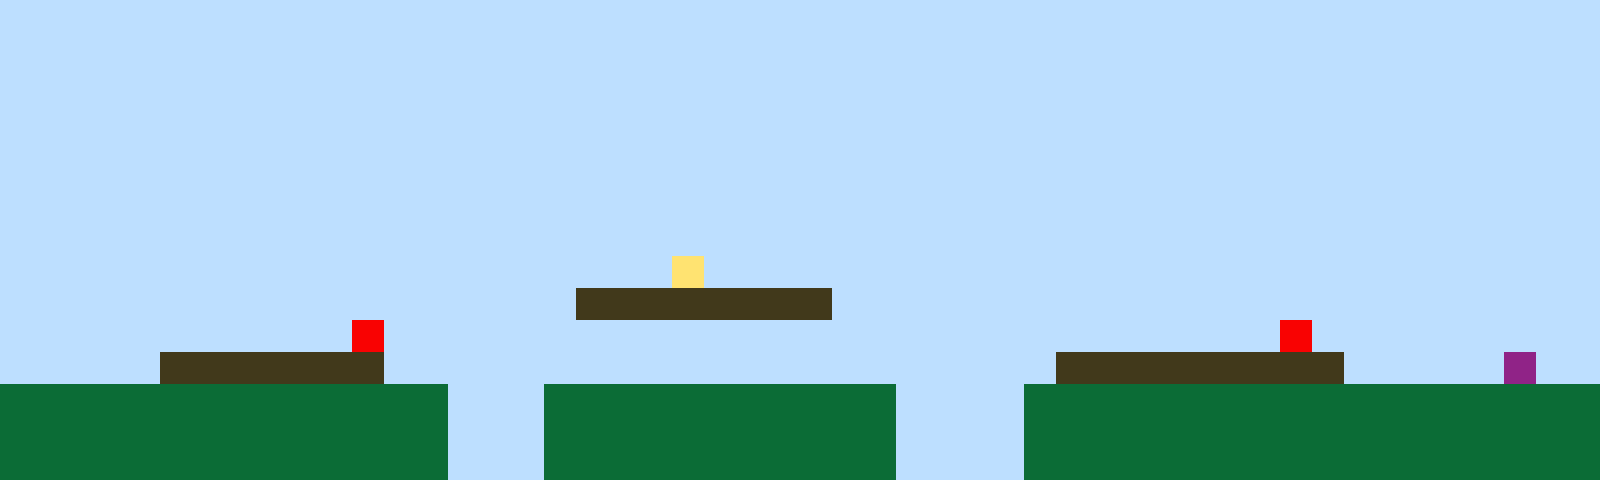

This game map was drawn from its Tiled (.tmx) file and the tilesets committed beside it. A one-line description and the full map source follow:
An orthogonal 50x15 tile map with 32x32 px tiles, 1 tile layer (Tile Layer 1).

<map version="1.10" tiledversion="1.11.2" orientation="orthogonal" renderorder="right-up" width="50" height="15" tilewidth="32" tileheight="32" infinite="0" nextlayerid="2" nextobjectid="1"><editorsettings><export target="map1.csv" format="csv" /></editorsettings><tileset firstgid="1" name="sprites" tilewidth="32" tileheight="32" tilecount="6" columns="3"><image source="sprites.png" width="96" height="64" /></tileset><layer id="1" name="Tile Layer 1" width="50" height="15"><data encoding="csv">1,1,1,1,1,1,1,1,1,1,1,1,1,1,1,1,1,1,1,1,1,1,1,1,1,1,1,1,1,1,1,1,1,1,1,1,1,1,1,1,1,1,1,1,1,1,1,1,1,1,1,1,1,1,1,1,1,1,1,1,1,1,1,1,1,1,1,1,1,1,1,1,1,1,1,1,1,1,1,1,1,1,1,1,1,1,1,1,1,1,1,1,1,1,1,1,1,1,1,1,1,1,1,1,1,1,1,1,1,1,1,1,1,1,1,1,1,1,1,1,1,1,1,1,1,1,1,1,1,1,1,1,1,1,1,1,1,1,1,1,1,1,1,1,1,1,1,1,1,1,1,1,1,1,1,1,1,1,1,1,1,1,1,1,1,1,1,1,1,1,1,1,1,1,1,1,1,1,1,1,1,1,1,1,1,1,1,1,1,1,1,1,1,1,1,1,1,1,1,1,1,1,1,1,1,1,1,1,1,1,1,1,1,1,1,1,1,1,1,1,1,1,1,1,1,1,1,1,1,1,1,1,1,1,1,1,1,1,1,1,1,1,1,1,1,1,1,1,1,1,1,1,1,1,1,1,1,1,1,1,1,1,1,1,1,1,1,1,1,1,1,1,1,1,1,1,1,1,1,1,1,1,1,1,1,1,1,1,1,1,1,1,1,1,1,1,1,1,1,1,1,1,1,1,1,1,1,1,1,1,1,1,1,1,1,1,1,1,1,1,1,1,1,1,1,1,1,1,1,1,1,1,1,1,1,1,1,1,1,1,1,1,1,1,1,1,1,1,1,1,1,1,1,1,1,1,1,1,1,1,1,1,1,1,1,1,1,1,1,1,1,1,1,1,1,1,1,1,1,1,1,1,1,1,1,1,1,1,1,1,1,1,1,1,1,1,1,1,1,1,1,1,1,1,1,1,1,1,1,1,1,1,1,1,1,1,1,1,1,1,1,4,1,1,1,1,1,1,1,1,1,1,1,1,1,1,1,1,1,1,1,1,1,1,1,1,1,1,1,1,1,1,1,1,1,1,1,1,1,1,1,1,1,1,1,1,1,1,3,3,3,3,3,3,3,3,1,1,1,1,1,1,1,1,1,1,1,1,1,1,1,1,1,1,1,1,1,1,1,1,1,1,1,1,1,1,1,1,1,1,1,5,1,1,1,1,1,1,1,1,1,1,1,1,1,1,1,1,1,1,1,1,1,1,1,1,1,1,1,1,5,1,1,1,1,1,1,1,1,1,1,1,1,1,1,3,3,3,3,3,3,3,1,1,1,1,1,1,1,1,1,1,1,1,1,1,1,1,1,1,1,1,1,3,3,3,3,3,3,3,3,3,1,1,1,1,1,6,1,1,2,2,2,2,2,2,2,2,2,2,2,2,2,2,1,1,1,2,2,2,2,2,2,2,2,2,2,2,1,1,1,1,2,2,2,2,2,2,2,2,2,2,2,2,2,2,2,2,2,2,2,2,2,2,2,2,2,2,2,2,2,2,2,2,1,1,1,2,2,2,2,2,2,2,2,2,2,2,1,1,1,1,2,2,2,2,2,2,2,2,2,2,2,2,2,2,2,2,2,2,2,2,2,2,2,2,2,2,2,2,2,2,2,2,1,1,1,2,2,2,2,2,2,2,2,2,2,2,1,1,1,1,2,2,2,2,2,2,2,2,2,2,2,2,2,2,2,2,2,2</data></layer></map>
